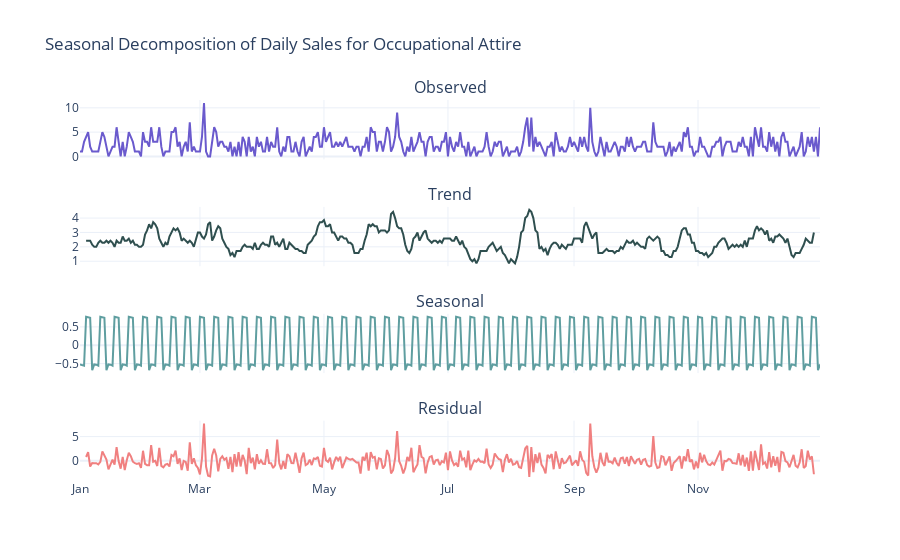
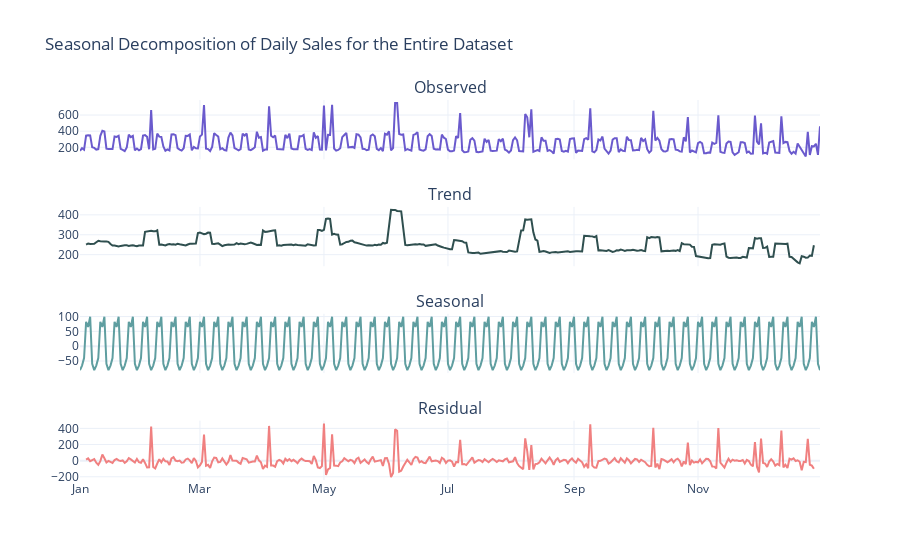

Write notebook code for charts like these, in order.
### Markdown cell above
## 1.7 Exploring seasonal decomposition of chosen sub category
This code performs seasonal decomposition and stationarity testing on daily sales data for a specific sub-category and the entire dataset.
- **Sub-Category Selection**:
  - `sub_category` is defined as the second most common sub-category from `top_three`, which is `Occupational Attire`.
  - **Filtered Sub-Category Data**: `sub_cat_df` filters `daily_aggregated_df_by_sub_category` to include only rows for the selected `sub_category` and sets `order_time` as the index.
  - **Full Dataset Data**: `full_df` is set to include all data in `daily_aggregated_df` with `order_time` as the index.

- **Seasonal Decomposition Function**:
  - `plot_seasonal_decomposition` is a custom function that decomposes the `daily_sales` column into observed, trend, seasonal, and residual components.
  - **Decomposition**: `seasonal_decompose` performs the decomposition, using an additive model with a weekly period (`period=7`).
  - **Plotting with Plotly**: `make_subplots` creates a figure with four rows (one for each component) and shared x-axes.
    - **Observed**: Plots the raw sales data.
    - **Trend**: Plots the overall trend.
    - **Seasonal**: Shows the repeating weekly seasonal pattern.
    - **Residual**: Shows any remaining variations.
  - **Layout Customization**: Titles, x-axis formatting, and color settings are adjusted for readability.

- **Seasonal Decomposition for Specific and Full Datasets**:
  - `plot_seasonal_decomposition` is called for `sub_cat_df` (the selected sub-category) and `full_df` (the entire dataset) to visualize the decomposition of daily sales.

- **Augmented Dickey-Fuller (ADF) Test Function**:
  - `perform_adf_test` performs the ADF test on `daily_sales` to assess stationarity.
  - **ADF Result**: Outputs the ADF statistic, p-value, and critical values.
  - **Stationarity Check**: Based on the p-value, it determines whether the series is stationary (p < 0.05) or non-stationary.

- **ADF Testing for Specific and Full Datasets**:
  - `perform_adf_test` is called for `sub_cat_df` and `full_df` to test the stationarity of daily sales for the selected sub-category and the entire dataset.

This approach enables time series decomposition to analyze seasonal patterns and trend behaviors, and the ADF test evaluates the stationarity of sales data for reliable forecasting.

### Code cell
# Define the sub-category
sub_category = top_three[1]

# Filter data for the current sub-category and set `order_time` as the index
sub_cat_df = daily_aggregated_df_by_sub_category[daily_aggregated_df_by_sub_category['sub_category'] == sub_category].copy()
sub_cat_df.set_index('order_time', inplace=True)

# Filter data for the entire dataset by setting `order_time` as the index
full_df = daily_aggregated_df.copy()
full_df.set_index('order_time', inplace=True)

# Define a function for seasonal decomposition and Plotly plotting
def plot_seasonal_decomposition(data, title):
    # Perform seasonal decomposition
    decomposed = seasonal_decompose(data['daily_sales'], model='additive', period=7)
    
    # Create subplots for observed, trend, seasonal, and residual components
    fig = make_subplots(rows=4, cols=1, subplot_titles=["Observed", "Trend", "Seasonal", "Residual"], shared_xaxes=True)
    
    # Observed plot
    fig.add_trace(go.Scatter(x=data.index, y=decomposed.observed, mode='lines', name="Observed", line=dict(color='slateblue')), row=1, col=1)
    
    # Trend plot
    fig.add_trace(go.Scatter(x=data.index, y=decomposed.trend, mode='lines', name="Trend", line=dict(color='darkslategray')), row=2, col=1)
    
    # Seasonal plot
    fig.add_trace(go.Scatter(x=data.index, y=decomposed.seasonal, mode='lines', name="Seasonal", line=dict(color='cadetblue')), row=3, col=1)
    
    # Residual plot
    fig.add_trace(go.Scatter(x=data.index, y=decomposed.resid, mode='lines', name="Residual", line=dict(color='lightcoral')), row=4, col=1)
    
    # Update layout for the figure
    fig.update_layout(
        title=title,
        xaxis=dict(title=""),
        showlegend=False,
        template="plotly_white"
    )
    fig.update_xaxes(tickformat="%b")  # Format as abbreviated month
    
    fig.show()

# Plot seasonal decomposition for the selected sub-category
plot_seasonal_decomposition(sub_cat_df, f"Seasonal Decomposition of Daily Sales for {sub_category}")

# Plot seasonal decomposition for the entire dataset
plot_seasonal_decomposition(full_df, "Seasonal Decomposition of Daily Sales for the Entire Dataset")

# Function for Augmented Dickey-Fuller test
def perform_adf_test(data, title):
    print(f"\n{title}")
    adf_result = adfuller(data['daily_sales'].dropna())
    print(f"ADF Statistic: {adf_result[0]:.2f}")
    print(f"p-value: {adf_result[1]:.2f}")
    for key, value in adf_result[4].items():
        print(f'Critical Value {key}: {value:.3f}')
    if adf_result[1] < 0.05:
        print("The series is stationary.")
    else:
        print("The series is non-stationary.")

# Perform ADF test for the selected sub-category and for the entire dataset
perform_adf_test(sub_cat_df, f"ADF Test for Daily Sales in {sub_category}")
perform_adf_test(full_df, "ADF Test for Daily Sales in the Entire Dataset")

### Figure 1 — Plotly figure (JSON) as saved in the notebook; plotly's stock layout.template omitted (floating-point values rounded to 4 significant figures; data arrays with more than 128 entries replaced by an {"elided": "..."} marker saying what was removed)
{"data": [{"line": {"color": "slateblue"}, "mode": "lines", "name": "Observed", "type": "scatter", "x": {"elided": "365 str values"}, "xaxis": "x", "y": {"elided": "365 int values"}, "yaxis": "y"}, {"line": {"color": "darkslategray"}, "mode": "lines", "name": "Trend", "type": "scatter", "x": {"elided": "365 str values"}, "xaxis": "x2", "y": {"elided": "365 float values"}, "yaxis": "y2"}, {"line": {"color": "cadetblue"}, "mode": "lines", "name": "Seasonal", "type": "scatter", "x": {"elided": "365 str values"}, "xaxis": "x3", "y": {"elided": "365 float values"}, "yaxis": "y3"}, {"line": {"color": "lightcoral"}, "mode": "lines", "name": "Residual", "type": "scatter", "x": {"elided": "365 str values"}, "xaxis": "x4", "y": {"elided": "365 float values"}, "yaxis": "y4"}], "layout": {"annotations": [{"font": {"size": 16}, "showarrow": false, "text": "Observed", "x": 0.5, "xanchor": "center", "xref": "paper", "y": 1, "yanchor": "bottom", "yref": "paper"}, {"font": {"size": 16}, "showarrow": false, "text": "Trend", "x": 0.5, "xanchor": "center", "xref": "paper", "y": 0.7188, "yanchor": "bottom", "yref": "paper"}, {"font": {"size": 16}, "showarrow": false, "text": "Seasonal", "x": 0.5, "xanchor": "center", "xref": "paper", "y": 0.4375, "yanchor": "bottom", "yref": "paper"}, {"font": {"size": 16}, "showarrow": false, "text": "Residual", "x": 0.5, "xanchor": "center", "xref": "paper", "y": 0.1562, "yanchor": "bottom", "yref": "paper"}], "showlegend": false, "title": {"text": "Seasonal Decomposition of Daily Sales for Occupational Attire"}, "xaxis": {"anchor": "y", "domain": [0, 1], "matches": "x4", "showticklabels": false, "tickformat": "%b", "title": {"text": ""}}, "xaxis2": {"anchor": "y2", "domain": [0, 1], "matches": "x4", "showticklabels": false, "tickformat": "%b"}, "xaxis3": {"anchor": "y3", "domain": [0, 1], "matches": "x4", "showticklabels": false, "tickformat": "%b"}, "xaxis4": {"anchor": "y4", "domain": [0, 1], "tickformat": "%b"}, "yaxis": {"anchor": "x", "domain": [0.8438, 1]}, "yaxis2": {"anchor": "x2", "domain": [0.5625, 0.7188]}, "yaxis3": {"anchor": "x3", "domain": [0.2812, 0.4375]}, "yaxis4": {"anchor": "x4", "domain": [0, 0.1562]}}}

### Figure 2 — Plotly figure (JSON) as saved in the notebook; plotly's stock layout.template omitted (floating-point values rounded to 4 significant figures; data arrays with more than 128 entries replaced by an {"elided": "..."} marker saying what was removed)
{"data": [{"line": {"color": "slateblue"}, "mode": "lines", "name": "Observed", "type": "scatter", "x": {"elided": "365 str values"}, "xaxis": "x", "y": {"elided": "365 int values"}, "yaxis": "y"}, {"line": {"color": "darkslategray"}, "mode": "lines", "name": "Trend", "type": "scatter", "x": {"elided": "365 str values"}, "xaxis": "x2", "y": {"elided": "365 float values"}, "yaxis": "y2"}, {"line": {"color": "cadetblue"}, "mode": "lines", "name": "Seasonal", "type": "scatter", "x": {"elided": "365 str values"}, "xaxis": "x3", "y": {"elided": "365 float values"}, "yaxis": "y3"}, {"line": {"color": "lightcoral"}, "mode": "lines", "name": "Residual", "type": "scatter", "x": {"elided": "365 str values"}, "xaxis": "x4", "y": {"elided": "365 float values"}, "yaxis": "y4"}], "layout": {"annotations": [{"font": {"size": 16}, "showarrow": false, "text": "Observed", "x": 0.5, "xanchor": "center", "xref": "paper", "y": 1, "yanchor": "bottom", "yref": "paper"}, {"font": {"size": 16}, "showarrow": false, "text": "Trend", "x": 0.5, "xanchor": "center", "xref": "paper", "y": 0.7188, "yanchor": "bottom", "yref": "paper"}, {"font": {"size": 16}, "showarrow": false, "text": "Seasonal", "x": 0.5, "xanchor": "center", "xref": "paper", "y": 0.4375, "yanchor": "bottom", "yref": "paper"}, {"font": {"size": 16}, "showarrow": false, "text": "Residual", "x": 0.5, "xanchor": "center", "xref": "paper", "y": 0.1562, "yanchor": "bottom", "yref": "paper"}], "showlegend": false, "title": {"text": "Seasonal Decomposition of Daily Sales for the Entire Dataset"}, "xaxis": {"anchor": "y", "domain": [0, 1], "matches": "x4", "showticklabels": false, "tickformat": "%b", "title": {"text": ""}}, "xaxis2": {"anchor": "y2", "domain": [0, 1], "matches": "x4", "showticklabels": false, "tickformat": "%b"}, "xaxis3": {"anchor": "y3", "domain": [0, 1], "matches": "x4", "showticklabels": false, "tickformat": "%b"}, "xaxis4": {"anchor": "y4", "domain": [0, 1], "tickformat": "%b"}, "yaxis": {"anchor": "x", "domain": [0.8438, 1]}, "yaxis2": {"anchor": "x2", "domain": [0.5625, 0.7188]}, "yaxis3": {"anchor": "x3", "domain": [0.2812, 0.4375]}, "yaxis4": {"anchor": "x4", "domain": [0, 0.1562]}}}
